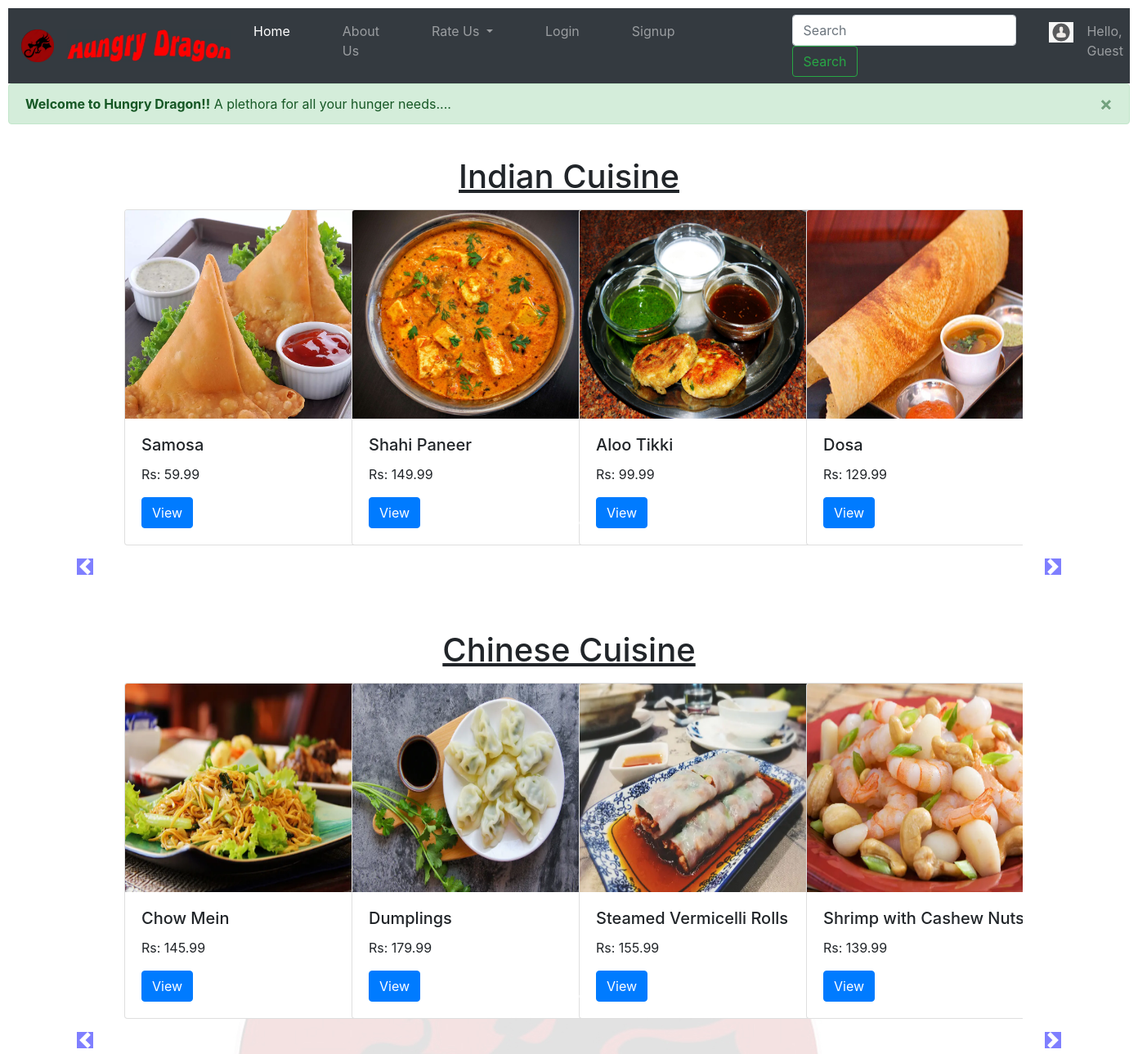
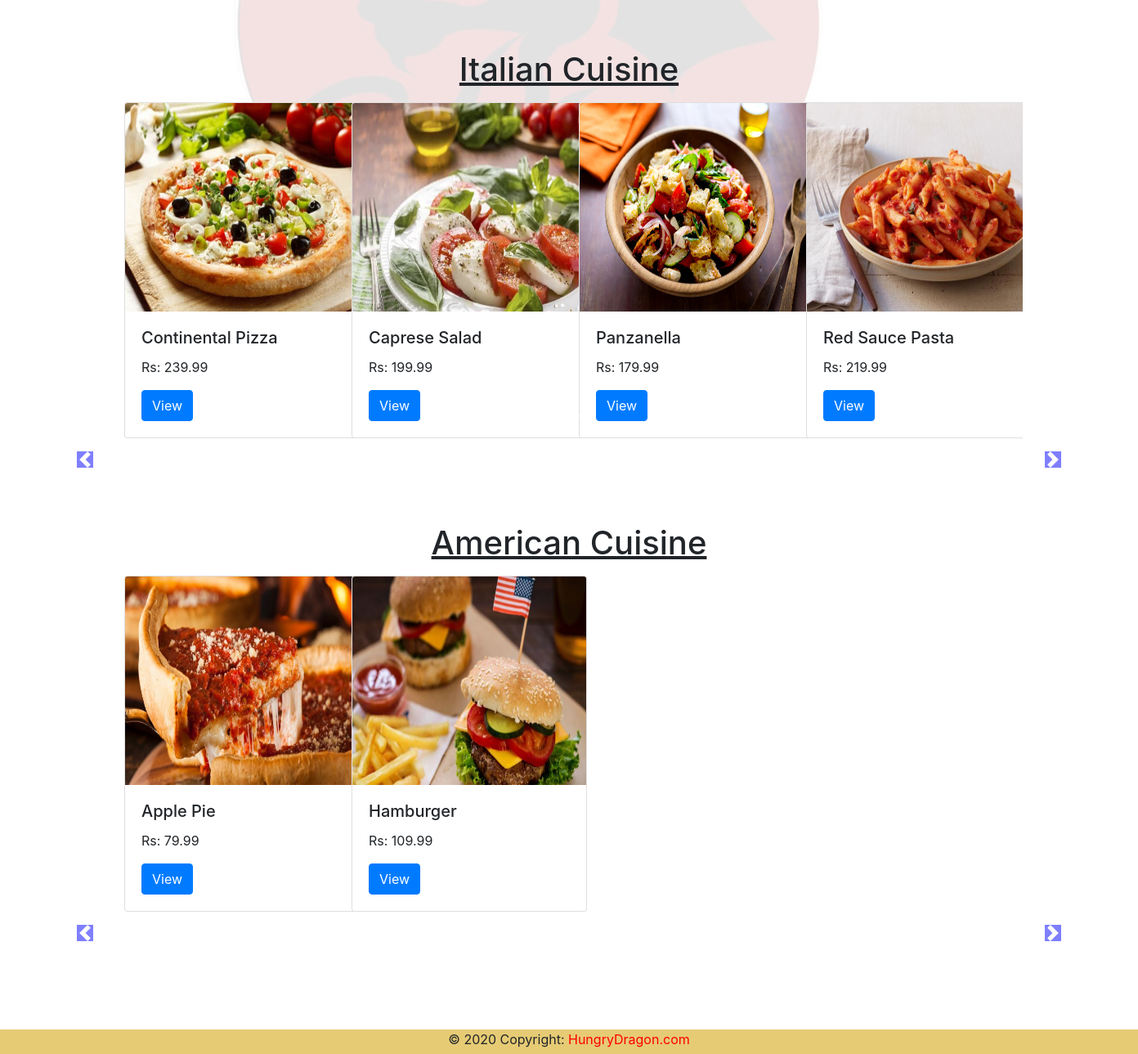
The page / on the database its author committed (2 pictures, top to bottom).
### Dish/models.py (models this page shows, shortened)
class MainDish(models.Model):
	INDIAN='Indian'
	AMERICAN='American'
	CHINESE='Chinese'
	ITALIAN='Italian'
	TYPE_CHOICES=[(INDIAN,'Indian'),(AMERICAN,'American'),(CHINESE,'Chinese'),(ITALIAN,'Italian')]
	name=models.CharField(max_length=40)
	type=models.CharField(max_length=20,choices=TYPE_CHOICES,default=AMERICAN)
	desc=models.TextField(max_length=1000)
	image=models.FileField(upload_to='dishes/images/')
	price=models.FloatField(default=0.0)

### FoodApp/views.py (the view)
# urls.py: path('',views.index,name="index"),
def index(request):
    username=request.user.username
    dish_Indian=MainDish.objects.filter(type="Indian")
    dish_American=MainDish.objects.filter(type="American")
    dish_Chinese=MainDish.objects.filter(type="Chinese")
    dish_Italian=MainDish.objects.filter(type="Italian")
    number_Indian=len(dish_Indian)
    if number_Indian%4==0:
        Indian_result=number_Indian//4
    else:
        Indian_result=number_Indian//4+1
    number_American=len(dish_American)
    if number_American%4==0:
        American_result=number_American//4
    else:
        American_result=number_American//4+1
    number_Italian=len(dish_Italian)
    if number_Italian%4==0:
        Italian_result=number_Italian//4
    else:
        Italian_result=number_Italian//4+1
    number_Chinese=len(dish_Chinese)
    if number_Chinese%4==0:
        Chinese_result=number_Chinese//4
    else:
        Chinese_result=number_Chinese//4+1
    try:
        user=User.objects.get(username=username)
        data=Client.objects.get(user=user)
        context={
        'client':data,'dish_Indian':dish_Indian, 'dish_American':dish_American, 'dish_Chinese':dish_Chinese,
        'dish_Italian':dish_Italian, 'range_Indian':range(0,Indian_result),'range_American':range(0,American_result),
        'range_Chinese':range(0,Chinese_result),'range_Italian':range(0,Italian_result)
        }
        return render(request,'index.html',context)
    except:
        context={'dish_Indian':dish_Indian, 'dish_American':dish_American, 'dish_Chinese':dish_Chinese,
        'dish_Italian':dish_Italian, 'range_Indian':range(0,Indian_result),'range_American':range(0,American_result),
        'range_Chinese':range(0,Chinese_result),'range_Italian':range(0,Italian_result)}
        return render(request,'index.html',context)

### templates/index.html (shortened to what this page needs)
{% extends 'base.html' %}
{% load static %}
{% block body %}
{% if messages %}
<div class="alert alert-success alert-dismissible fade show" role="alert">
  {% for message in messages%}
  <strong>{{ message }}</strong>
  {% endfor %}
  <button type="button" class="close" data-dismiss="alert" aria-label="Close">
    <span aria-hidden="true">&times;</span>
  </button>
</div>
{% else %}
<div class="alert alert-success alert-dismissible fade show" role="alert">
  <strong>Welcome to Hungry Dragon!!</strong> A plethora for all your hunger needs....
  <button type="button" class="close" data-dismiss="alert" aria-label="Close">
    <span aria-hidden="true">&times;</span>
  </button>
</div>
{% endif %}
<div class="container" style="margin-top:40px;">
  <u><center><h1 style="margin-top:40px;">Indian Cuisine</h1></center></u>
	<div id="demo" class="carousel slide my-3" data-ride="carousel">
  <ul class="carousel-indicators">
	  {% for i in range_Indian %}
	  <li data-target="#demo" data-slide-to="{{i}}"></li>
	  {% endfor %}
  </ul>
  <div class="container carousel-inner no-padding">
    <div class="carousel-item active">
				{% for i in dish_Indian %}
    <div class="col-xs-3 col-sm-3 col-md-3">
            <div class="card" style="width: 18rem;">
              <img src="{{i.image.url}}" class="card-img-top" alt="...">
              <div class="card-body">
                <h5 class="card-title">{{i.name}}</h5>
                <p class="card-text">Rs: {{i.price}}</p>
                <a href="{% if user.is_authenticated %} details/{{i.name}} {% else %} user/login {% endif %}" class="btn btn-primary">View</a>
              </div>
            </div>
			</div>
			{% if forloop.counter|divisibleby:4 and forloop.counter > 0 and  not forloop.last %}
			</div><div class="carousel-item">
				{% endif %}
			{% endfor %}
	</div>
	</div>
	</div>
	<a class="carousel-control-prev" href="#demo" data-slide="prev">
	<span class="carousel-control-prev-icon"></span>
	</a>
		<a class="carousel-control-next" href="#demo" data-slide="next">
	<span class="carousel-control-next-icon"></span>
	</a>
  </div>
<br><br>
<div class="container" style="margin-top:40px;">
  <u><center><h1 style="margin-top:40px;">Chinese Cuisine</h1></center></u>
	<div id="demo1" class="carousel slide my-3" data-ride="carousel">
<ul class="carousel-indicators">
	  {% for i in range_Chinese %}
	  <li data-target="#demo1" data-slide-to="{{i}}"></li>
	  {% endfor %}
  </ul>
  <div class="container carousel-inner no-padding">
    <div class="carousel-item active">
				{% for i in dish_Chinese %}
    <div class="col-xs-3 col-sm-3 col-md-3">
            <div class="card" style="width: 18rem;">
              <img src="{{i.image.url}}" class="card-img-top" alt="...">
              <div class="card-body">
                <h5 class="card-title">{{i.name}}</h5>
                <p class="card-text">Rs: {{i.price}}</p>
                <a href="{% if user.is_authenticated %} details/{{i.name}} {% else %} user/login {% endif %}" class="btn btn-primary">View</a>
              </div>
            </div>
			</div>
			{% if forloop.counter|divisibleby:4 and forloop.counter > 0 and  not forloop.last %}
			</div><div class="carousel-item">
				{% endif %}
			{% endfor %}
	</div>
	</div>
	</div>
	<a class="carousel-control-prev" href="#demo1" data-slide="prev">
	<span class="carousel-control-prev-icon"></span>
	</a>
		<a class="carousel-control-next" href="#demo1" data-slide="next">
	<span class="carousel-control-next-icon"></span>
	</a>
  </div>
<br><br>
<div class="container" style="margin-top:40px;">
  <u><center><h1 style="margin-top:40px;">Italian Cuisine</h1></center></u>
	<div id="demo2" class="carousel slide my-3" data-ride="carousel">
 <ul class="carousel-indicators">
	  {% for i in range_Italian %}
	  <li data-target="#demo2" data-slide-to="{{i}}"></li>
	  {% endfor %}
  </ul>
  <div class="container carousel-inner no-padding">
    <div class="carousel-item active">
				{% for i in dish_Italian %}
    <div class="col-xs-3 col-sm-3 col-md-3">
            <div class="card" style="width: 18rem;">
              <img src="{{i.image.url}}" class="card-img-top" alt="...">
              <div class="card-body">
                <h5 class="card-title">{{i.name}}</h5>
                <p class="card-text">Rs: {{i.price}}</p>
                <a href="{% if user.is_authenticated %} details/{{i.name}} {% else %} user/login {% endif %}" class="btn btn-primary">View</a>
              </div>
            </div>
			</div>
			{% if forloop.counter|divisibleby:4 and forloop.counter > 0 and  not forloop.last %}
			</div><div class="carousel-item">
				{% endif %}
			{% endfor %}
	</div>
	</div>
	</div>
	<a class="carousel-control-prev" href="#demo2" data-slide="prev">
	<span class="carousel-control-prev-icon"></span>
	</a>
		<a class="carousel-control-next" href="#demo2" data-slide="next">
	<span class="carousel-control-next-icon"></span>
	</a>
  </div>
	<br><br>
  <div class="container" style="margin-top:40px;">
  <u><center><h1 style="margin-top:40px;">American Cuisine</h1></center></u>
	<div id="demo3" class="carousel slide my-3" data-ride="carousel">
 <ul class="carousel-indicators">
	  {% for i in range_American %}
	  <li data-target="#demo3" data-slide-to="{{i}}"></li>
	  {% endfor %}
  </ul>
  <div class="container carousel-inner no-padding">
    <div class="carousel-item active">
				{% for i in dish_American %}
    <div class="col-xs-3 col-sm-3 col-md-3">
            <div class="card" style="width: 18rem;">
              <img src="{{i.image.url}}" class="card-img-top" alt="...">
              <div class="card-body">
                <h5 class="card-title">{{i.name}}</h5>
                <p class="card-text">Rs: {{i.price}}</p>
                <a href="{% if user.is_authenticated %} details/{{i.name}} {% else %} user/login {% endif %}" class="btn btn-primary">View</a>
              </div>
            </div>
			</div>
			{% endfor %}
	</div>
	</div>
	</div>
	<a class="carousel-control-prev" href="#demo3" data-slide="prev">
	<span class="carousel-control-prev-icon"></span>
	</a>
		<a class="carousel-control-next" href="#demo3" data-slide="next">
	<span class="carousel-control-next-icon"></span>
	</a>
  </div>
<br><br>
{% endblock %}

### templates/base.html (shortened to what this page needs)
<!doctype html>
{% load static %}
<html lang="en">
  <head>
    <link rel="stylesheet" href="{% static 'CSS/bootstrap.min.css' %}" >
  </head>
  <body>
    <nav class="navbar navbar-expand-lg navbar-dark bg-dark" style="color:black; background-color: lightcoral;">
      <a class="navbar-brand" href="{% static 'Images/MainDragon.png' %}"><img src="{% static 'Images/MainDragon.png' %}" width="40px" height="40px"></a>
      <a class="navbar-brand pr-1" href="\"><img src="{% static 'Images/FinalImage.jpg' %}" width="200px" height="40px"></a>
  <div class="collapse navbar-collapse" id="navbarSupportedContent">
    <ul class="navbar-nav mr-auto">
      <li {% if request.path == "/" %}class="nav-item active pr-5"{% else %}class="nav-item pr-5"{% endif %}>
        <a class="nav-link" href="\">Home <span class="sr-only">(current)</span></a>
      </li>
      <li {% if request.path == "/about/" %}class="nav-item active pr-5"{% else %}class="nav-item pr-5"{% endif %}>
        <a class="nav-link" href="/about">About Us</a>
      </li>
      <li class="nav-item dropdown pr-5">
        <a class="nav-link dropdown-toggle" href="#" id="navbarDropdown" role="button" data-toggle="dropdown" aria-haspopup="true" aria-expanded="false">
          Rate Us
        </a>
          {% if user.is_authenticated %}
          <a class="dropdown-item" href="#">Give Your Review</a>
        </div>
          {% else %}
      </li>
          {% endif %}
       {% if user.is_authenticated %}
       <li class="nav-item dropdown pr-5">
        <a class="nav-link dropdown" href="#" id="navbarDropdown" role="button" data-toggle="dropdown" aria-haspopup="true" aria-expanded="false">
          Prime
        </a>
        <div class="dropdown-menu pr-5" aria-labelledby="navbarDropdown">
          {% if client.prime %}
          <a class="dropdown-item" href="#">About Prime</a>
        </div>
        {% else %}
          <a class="dropdown-item" href="#">Try Prime</a>
          <div class="dropdown-divider"></div>
          <a class="dropdown-item" href="#">About Prime</a>
        </div>
        {% endif %}
      </li>
        <form class="form-inline my-2 my-lg-0 ml-5 pl-5">
          <input class="form-control mr-sm-2 ml-5" type="search" placeholder="Search" aria-label="Search">
          <button class="btn btn-outline-success my-2 my-sm-0" type="submit">Search</button>
        </form>
       <li class="nav-item ml-4 ">
         <a class="nav-link" href="{{ client.image.url }}"><img src="{{ client.image.url }}" alt="" width=30px height=25px></a>
       </li>
	   <li class="nav-item dropdown pr-5">
        <a class="nav-link dropdown" href="#" id="navbarDropdown" role="button" data-toggle="dropdown" aria-haspopup="true" aria-expanded="false">
          Hello, {{ user.get_username }}
        </a>
        <div class="dropdown-menu pr-5" aria-labelledby="navbarDropdown">
          <a class="dropdown-item" href="/user/account/">Your Account</a>
          <a class="dropdown-item" href="#">Track Your Orders</a>
          <a class="dropdown-item" href="/user/history">Review History</a>
          <div class="dropdown-divider"></div>
          <a class="dropdown-item" href="/user/logout/">Logout</a>
        </div>
      </li>
        </li>
      </li>
      {% else %}
      <li {% if request.path == '/user/login/' %}class="nav-item active pr-5"{% else %}class="nav-item pr-5"{% endif %}>
        <a class="nav-link" href="/user/login/">Login</a>
      </li>
      <li {% if request.path == '/user/signup/' %}class="nav-item active pr-5"{% else %}class="nav-item pr-5"{% endif %}>
        <a class="nav-link mr-5 pr-5" href="/user/signup/">Signup</a>
      </li>
      <form class="form-inline my-2 my-lg-0">
        <input class="form-control mr-sm-2" type="search" placeholder="Search" aria-label="Search">
        <button class="btn btn-outline-success my-2 my-sm-0" type="submit">Search</button>
      </form>
     <li class="nav-item ml-4 ">
       <a class="nav-link" href="#"><img src="{% static 'Images/default.png' %}" alt="" width=30px height=25px></a>
     </li>
     <li class="nav-item">
      <a class="nav-link" href="/user/login/">Hello, Guest</a>
    </li>
    {% endif %}
</ul>
  </div>
</nav>
{% block body %}
{% endblock %}
    <center>
<footer class="page-footer font-small blue">
  <div class="footer-copyright text-center">© 2020 Copyright:
    <a href="\" style="color:red"> HungryDragon.com</a>
  </div>
</footer>
</center>
  </body>
</html>

### rows shown on the page
MainDish: image (picture), name "Samosa", price "59.99"
MainDish: image (picture), name "Shahi Paneer", price "149.99"
MainDish: image (picture), name "Aloo Tikki", price "99.99"
MainDish: image (picture), name "Dosa", price "129.99"
MainDish: image (picture), name "Chow Mein", price "145.99"
MainDish: image (picture), name "Dumplings", price "179.99"
MainDish: image (picture), name "Steamed Vermicelli Rolls", price "155.99"
MainDish: image (picture), name "Shrimp with Cashew…", price "139.99"
MainDish: image (picture), name "Continental Pizza", price "239.99"
MainDish: image (picture), name "Caprese Salad", price "199.99"
MainDish: image (picture), name "Panzanella", price "179.99"
MainDish: image (picture), name "Red Sauce Pasta", price "219.99"
MainDish: image (picture), name "Apple Pie", price "79.99"
MainDish: image (picture), name "Hamburger", price "109.99"
